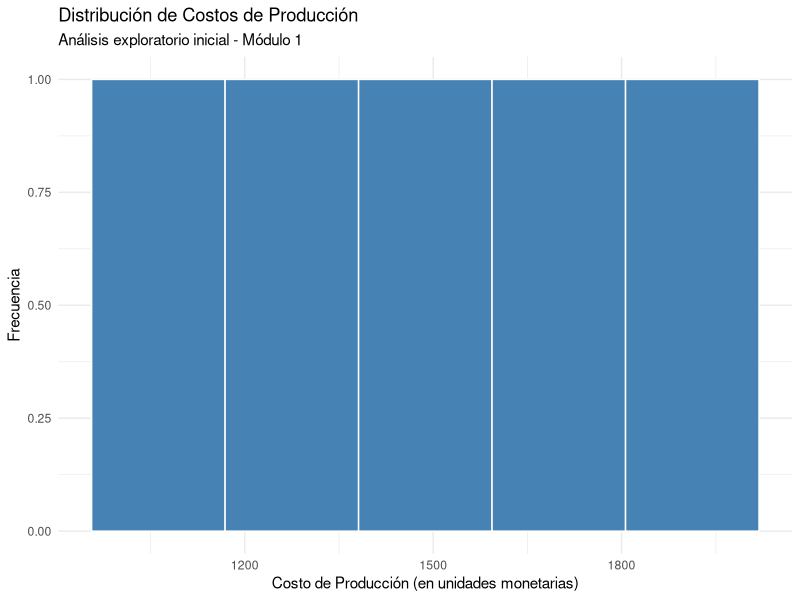

Write the R code that produced this figure.
# ==============================================================================
# Proyecto Integrador: Producción 2026
# Script: Análisis Descriptivo Inicial
# Autor: Eduardo Daniel Árnica
# ==============================================================================

# 1. LIMPIEZA DEL ENTORNO
# Se limpia la memoria y se cierran gráficos abiertos para empezar desde cero.
rm(list = ls())
graphics.off()

# 2. CARGA DE LIBRERÍAS
# Utilizamos ggplot2, el estándar de la industria para visualización en R.
library(ggplot2)

# 3. CARGA DEL DATASET
# Se lee el archivo desde la ruta organizada.
# Asegúrate de establecer tu directorio de trabajo en la carpeta raíz del proyecto.
datos <- read.csv("data/datos_produccion_2026.csv", stringsAsFactors = FALSE)

# 4. INSPECCIÓN DE ESTRUCTURA
# Pasos críticos para entender con qué datos estamos trabajando.
print("Nombre de las columnas:")
print(colnames(datos))
print("Resumen estadístico:")
summary(datos)

# 5. VISUALIZACIÓN GRÁFICA (Tarea 1)
# Creamos un histograma para ver la distribución de los costos de producción.
ggplot(data = datos, aes(x = costo_produccion)) +
  geom_histogram(fill = "steelblue", color = "white", bins = 5) + # Personalización de estética
  labs(title = "Distribución de Costos de Producción", 
       subtitle = "Análisis exploratorio inicial - Módulo 1",
       x = "Costo de Producción (en unidades monetarias)", 
       y = "Frecuencia") +
  theme_minimal() # Tema limpio para presentación profesional
